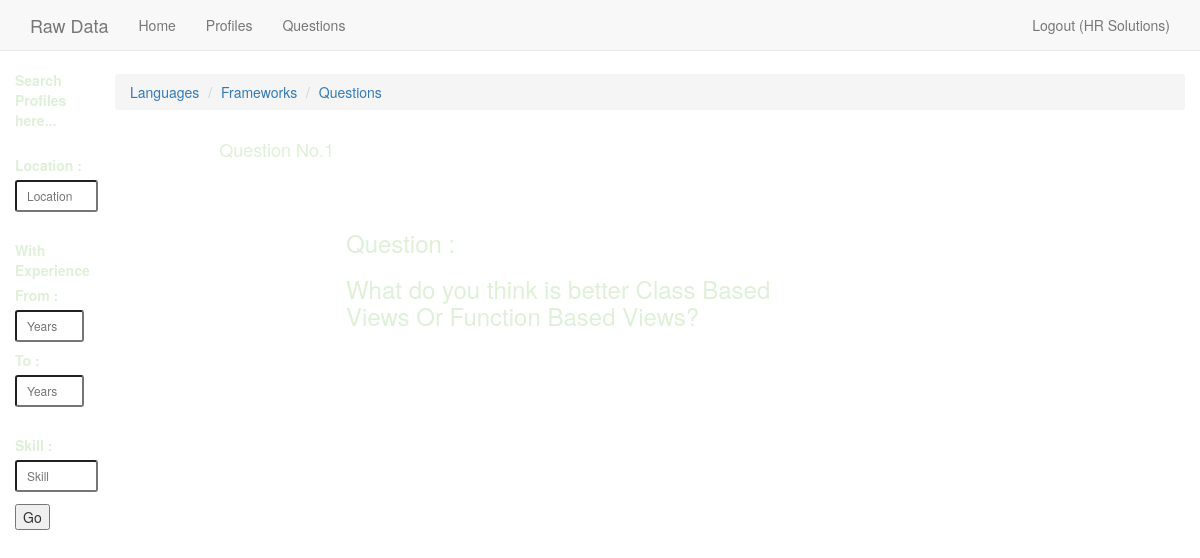
The app's page /questions/1/ (signed in) with its own data.
### recruits/models.py (models this page shows, shortened)
class CustomUser(AbstractBaseUser, PermissionsMixin):
    email = models.EmailField(unique=True)
    name = models.CharField(max_length=30)
    address = models.CharField(max_length=50)
    date_joined = models.DateTimeField(auto_now_add=True)
    is_active = models.BooleanField(default=True)
    is_staff = models.BooleanField(default=False)
    objects = UserManager()
    USERNAME_FIELD = 'email'
    REQUIRED_FIELDS = []
    class Meta:
        verbose_name = 'user'
        verbose_name_plural = 'users'

### questions/models.py (models this page shows, shortened)
class Question(models.Model):
    framework = models.ForeignKey(Framework, related_name='questions')
    question_text = models.TextField()

### questions/views.py (the view)
# urls.py: url(r'questions/(?P<id>[0-9]+)/$', question_detail, name='question-detail'),
def question_detail(request, id=None):
    if request.user.is_authenticated():
        question = Question.objects.get(id=id)
        context = {
            'question': question
        }
        return render(request, 'questions/question_detail.html', context)
    return HttpResponse("You are not authorised to proceed")

### questions/templates/questions/question_detail.html (shortened to what this page needs)
{% extends "recruits/base.html" %}
{% load static %}
{% block content %}
<nav class="breadcrumb">
  <li><a class="breadcrumb-item" href="{% url 'questions:language-list' %}">Languages</a></li>
  <li><a class="breadcrumb-item" href="{% url 'questions:language-detail' question.framework.language.id %}">Frameworks</a></li>
  <li><a class="breadcrumb-item" href="{% url 'questions:question-list' question.framework.id %}">Questions</a></li>
</nav>
<div class='col-sm-10 col-sm-offset-1 custom-color'>
  <h4>Question No.{{ question.id }}</h4>
  <div class='col-sm-7 col-sm-offset-1'>
    <br>
    <br>
    <ul>
		<h3>Question :</h3>
		<h3>{{ question.question_text }}</h3>
		<br>
		<br>
		<br>
		<br>
		<br>
		<br>
		<br>
		<br>
		<br>
    </ul>
  </div>
</div>
<div class='col-sm-10 col-sm-offset-1'>
</div>
{% endblock %}

### recruits/templates/recruits/navbar.html (shortened to what this page needs)
<nav class="navbar navbar-default navbar-static-top nav_bar affix">
  <div class="container">
    <div class="navbar-header">
      <a class="navbar-brand" href="#">Raw Data</a>
    </div>
    <div id="navbar" class="navbar-collapse collapse">
      <ul class="nav navbar-nav">
        <li><a href="{% url 'recruits:home' %}">Home</a></li>
        <li><a href='{% url "recruits:profile-list" %}'>Profiles</a></li></li>
        {% if request.user.is_authenticated %}
        <li><a href='{% url "questions:language-list" %}'>Questions</a></li></li>
        {% endif %}
      </ul>
      <ul class="nav navbar-nav navbar-right">
        {% if request.user.is_authenticated and not request.user.is_superuser %}
        <li class='pull-right'><a  href='{% url "recruits:logout" %}'>Logout ({{ request.user.name }})</a></li>
        {% elif request.user.is_authenticated and request.user.is_superuser %}
        <li class='pull-right'><a  href='{% url "recruits:logout" %}'>Logout ({{ request.user.name }})</a></li>
        <li class='pull-right'><a  href='/admin'>Admin Interface</a></li>
        {% else %}
        <li class='pull-right'><a  href='{% url "recruits:login" %}'>Login</a></li>
        {% endif %}
      </ul>
    </div>
  </div>
</nav>

### static/css/navbar-static-top.css (style rules this page uses)
body { min-height: 2000px; }
.navbar-static-top { margin-bottom: 19px; }

### static/css/custom.css (style rules this page uses)
.nav_bar { width: 100%; }
.custom-color { color: #dff0d8; }
body { background-image: url("light-bg.jpg"); }

### records on screen
CustomUser: user.name "HR Solutions"
Question: id "1", question_text "What do you think is better Class Based Views Or Function Based Views?"
